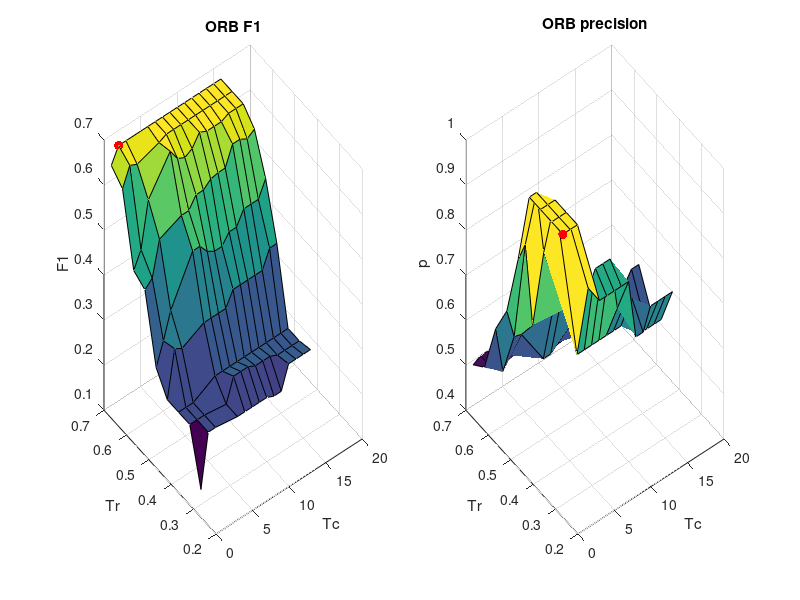

MATLAB code for this plot:
%% SIFT 

clear all;
load('f1_sift_02.csv')
load('p_sift_02.csv')

Tr = [0.3,0.35,0.4,0.45,0.5,0.55,0.6,0.65,0.7];
Tc = [1,2,3,6,7,8,9,10,11,12,13,14,15,16];
[m,i] = max(f1_sift_02);
[mm,ii]=max(m);
[n,j] = max(p_sift_02);
[nn,jj]=max(n);
subplot(1,2,1)
surf(Tc,Tr,f1_sift_02)
title('SIFT F1')
xlabel('Tc')
ylabel('Tr')
zlabel('F1')
hold on
plot3(Tc(ii),Tr(i(ii)),mm,'r.','MarkerSize', 20);
hold off
subplot(1,2,2)
surf(Tc,Tr,p_sift_02)
title('SIFT precision')
xlabel('Tc')
ylabel('Tr')
zlabel('p')
hold on
plot3(Tc(jj),Tr(j(jj)),nn,'r.','MarkerSize', 20);
hold off


%% SURF
clear all;
load('f1_surf_02.csv')
load('p_surf_02.csv')

Tr = [0.3,0.35,0.4,0.45,0.5,0.55,0.6,0.65,0.7];
Tc = [1,2,3,6,7,8,9,10,11,12,13,14,15,16];
[m,i] = max(f1_surf_02);
[mm,ii]=max(m);
[n,j] = max(p_surf_02);
[nn,jj]=max(n);
subplot(1,2,1)
surf(Tc,Tr,f1_surf_02)
title('SURF F1')
xlabel('Tc')
ylabel('Tr')
zlabel('F1')
hold on
plot3(Tc(ii),Tr(i(ii)),mm,'r.','MarkerSize', 20);
hold off
subplot(1,2,2)
surf(Tc,Tr,p_surf_02)
title('SURF precision')
xlabel('Tc')
ylabel('Tr')
zlabel('p')
hold on
plot3(Tc(jj),Tr(j(jj)),nn,'r.','MarkerSize', 20);
hold off

%% BRISK
clear all;
load('f1_brisk_02.csv')
load('p_brisk_02.csv')

Tr = [0.3,0.35,0.4,0.45,0.5,0.55,0.6,0.65,0.7];
Tc = [1,2,3,6,7,8,9,10,11,12,13,14,15,16];
[m,i] = max(f1_brisk_02);
[mm,ii]=max(m);
[n,j] = max(p_brisk_02);
[nn,jj]=max(n);
subplot(1,2,1)
surf(Tc,Tr,f1_brisk_02)
title('BRISK F1')
xlabel('Tc')
ylabel('Tr')
zlabel('F1')
hold on
plot3(Tc(ii),Tr(i(ii)),mm,'r.','MarkerSize', 20);
hold off
subplot(1,2,2)
surf(Tc,Tr,p_brisk_02)
title('BRISK precision')
xlabel('Tc')
ylabel('Tr')
zlabel('p')
hold on
plot3(Tc(jj),Tr(j(jj)),nn,'r.','MarkerSize', 20);
hold off

%% ORB
clear all;
load('f1_orb_02.csv')
load('p_orb_02.csv')

Tr = [0.3,0.35,0.4,0.45,0.5,0.55,0.6,0.65,0.7];
Tc = [1,2,3,6,7,8,9,10,11,12,13,14,15,16];
[m,i] = max(f1_orb_02);
[mm,ii]=max(m);
[n,j] = max(p_orb_02);
[nn,jj]=max(n);
subplot(1,2,1)
surf(Tc,Tr,f1_orb_02)
title('ORB F1')
xlabel('Tc')
ylabel('Tr')
zlabel('F1')
hold on
plot3(Tc(ii),Tr(i(ii)),mm,'r.','MarkerSize', 20);
hold off
subplot(1,2,2)
surf(Tc,Tr,p_orb_02)
title('ORB precision')
xlabel('Tc')
ylabel('Tr')
zlabel('p')
hold on
plot3(Tc(jj),Tr(j(jj)),nn,'r.','MarkerSize', 20);
hold off
